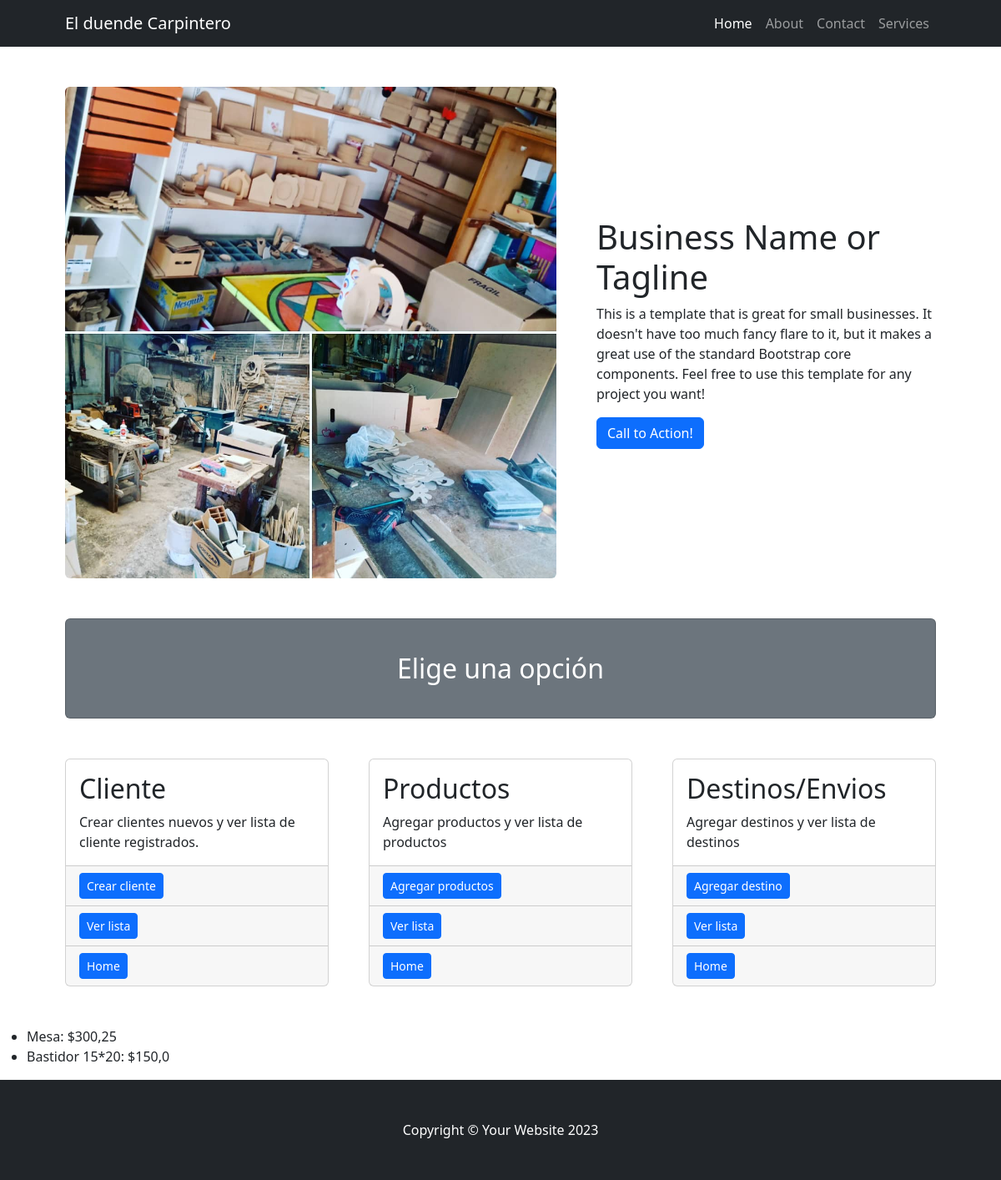
/productos/, run on the app's committed database.
### productos/models.py (models this page shows, shortened)
class Producto(models.Model):
    nombre_producto = models.CharField(max_length=100)
    precio_producto = models.FloatField(max_length=10)

### productos/views.py (the view)
# urls.py: path("", views.index, name="index"),
def index(request):
    productos = models.Producto.objects.all()
    return render(request, "productos/index.html", {"productos": productos} )

### productos/templates/productos/index.html
{% extends 'home/base.html' %}
{% block content %}
    <ul>
        {% for productos in productos %}
            <li>{{ productos.nombre_producto }}: ${{ productos.precio_producto }}</li>
        {% endfor %}
    </ul>
{% endblock %}

### data on the page
Producto: nombre_producto "Mesa", precio_producto "300,25"
Producto: nombre_producto "Bastidor 15*20", precio_producto "150,0"
